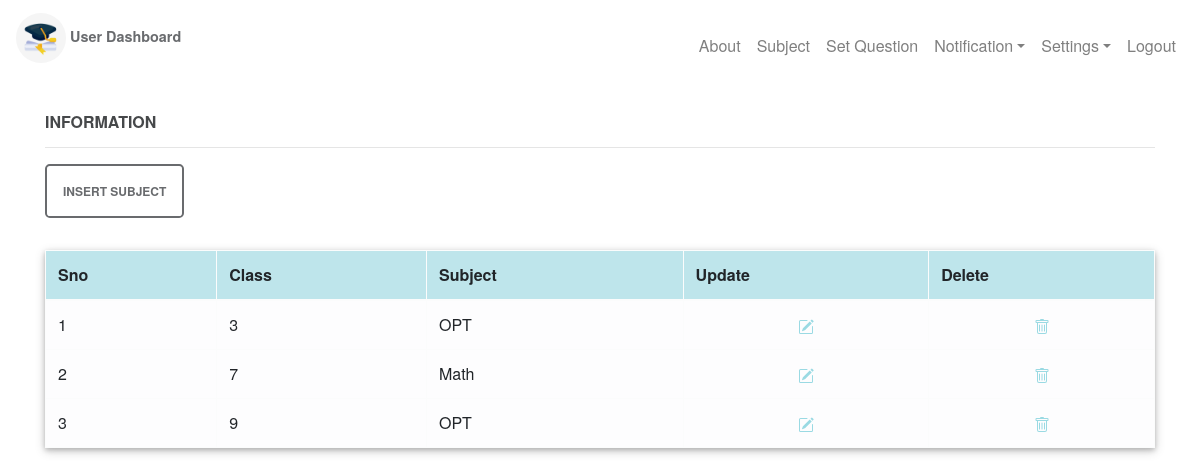
The app's page /Faculty/subject.php (signed in) with its own data.
### tables this page shows
CREATE TABLE `faculty` (
  `faculty_id` int(11) NOT NULL,
  `name` varchar(30) NOT NULL,
  `email` varchar(255) NOT NULL,
  `password` varchar(50) NOT NULL,
  `phone` bigint(10) NOT NULL,
  `photo` varchar(255) NOT NULL,
  `gender` varchar(6) NOT NULL
);

CREATE TABLE `subject` (
  `id` int(11) NOT NULL,
  `faculty_id` int(11) NOT NULL,
  `class` int(2) NOT NULL,
  `subject` varchar(30) NOT NULL
);

### Faculty/subject.php (the view, shortened to what this page needs)
<?php
      require_once'../connection.php';
?>
<?php session_start();
if(!isset($_SESSION['faculty'])) {
  header('location:http://localhost/exam/header.php?msg=1');
}
else {
    $faculty_id = $_SESSION['faculty_id'];
  }?>
  <?php
$sql = "select * from subject where faculty_id=$faculty_id";
$result = $connect->query($sql);
$data = [];
while ($a = $result->fetch_assoc()) {
  array_push($data, $a);
}
  ?>
  <?php
include "header.php";
?>
<div class="container" style="margin-top:7rem;">
	<h4>Information</h4>
		<hr>
      	<a  style="color:rgb(154, 218, 227);"href="http://localhost/exam/Faculty/InsertSubject.php">
      		<button class="smallwidth darktrans btn-dark btn  btn-outline-secondary p-3" type="button">Insert Subject</button>
      	</a>
        <table class="table table-light table-bordered table-hover inner" style="margin-top:2rem">
        <thead>
        <tr class="table-info">
          <th>Sno</th>
          <th>Class</th>
          <th>Subject</th>
          <th>Update</th>
          <th>Delete</th>
        </tr>
        </thead>
         <tbody>
            <?php foreach($data as $index => $d){ ?>
            <tr>
              <td><?php echo $index+1 ?></td>
              <td><?php echo $d['class'] ?></td>
              <td><?php echo $d['subject'] ?></td>
               <td class='text-center' style="color:rgb(154, 218, 227);"><a  style="color:rgb(154, 218, 227);"href="http://localhost/exam/Faculty/UpdateSubject.php?id=<?php echo $d['id'] ?>">
			</a>
			</td>
			<td class='text-center' style="color:rgb(154, 218, 227);"><a  style="color:rgb(154, 218, 227);"href="http://localhost/exam/Faculty/DeleteSubject.php?id=<?php echo $d['id'] ?>" onclick="return confirm('Please click on OK to continue.');">
      </a>
			</td>
            </tr>
          <?php } ?>
          </tbody>
      </table>
    </div>

### Faculty/header.php (shortened to what this page needs)
<!DOCTYPE html>
<html lang="">
<head>
  <link rel="stylesheet" type="text/css" href="../css/color.css">
  <link rel="stylesheet" href="../css/fontawesome.min.css">
  <link href="../css/bootstrap.min.css" rel="stylesheet">
  <link rel="stylesheet" href="../css/index.css">
  <link rel="stylesheet" href="../css/Student.css">
  <link rel="stylesheet" href="https://cdnjs.cloudflare.com/ajax/libs/animate.css/3.7.2/animate.min.css">
</head>
<body>
	<?php session_start();
if(!isset($_SESSION['faculty'])) {
  header('location:http://localhost/exam/header.php?msg=1');
  exit();
}
else {
    $faculty_id = $_SESSION['faculty_id'];
  }?>
<?php
require_once "../connection.php";
$sql = "select * from faculty where faculty_id=$faculty_id";
$result = $connect->query($sql);
if ($result->num_rows == 0) {
  header('location:index.php');
} else {
  $faculty = $result->fetch_assoc();
}
 ?>
  <nav class="navbar navbar-expand-lg navbar-trans navbar-light fixed-top">
	  <a class="navbar-brand d-flex"href="index.php">
	  	<p><img src="<?php echo $faculty['photo'];?>" alt="Logo" class="rounded-circle mx-auto" style="max-height: 50px;width:auto;"> User Dashboard</p>
	  </a>
   		<div class="collapse navbar-collapse" id="collapsibleNavId">
    		<ul class="navbar-nav ml-auto mt-2 mt-md-0 justify-content-end ">
		      <li class="nav-item">
		        <a class="nav-link " href="http://localhost/exam/Faculty/index.php#about">About<span class="sr-only">(current)</span></a>
		      </li>
		      <li class="nav-item">
		        <a class="nav-link " href="http://localhost/exam/Faculty/subject.php">Subject<span class="sr-only">(current)</span></a>
		      </li>
		       <li class="nav-item">
		        <a class="nav-link" href="http://localhost/exam/Faculty/question.php">Set Question</a>
		      </li>
		      <li class="nav-item dropdown">
		        <a class="nav-link dropdown-toggle" href="#" id="dropdownId" data-toggle="dropdown" aria-haspopup="true" aria-expanded="false">Notification</a>
		      </li>
		      <li class="nav-item dropdown">
		        <a class="nav-link dropdown-toggle" href="#" id="dropdownId" data-toggle="dropdown" aria-haspopup="true" aria-expanded="false">Settings</a>
		      </li>
		       <li class="nav-item">
		        <a class="nav-link" href="http://localhost/exam/LogoutFaculty.php">Logout</a>
		      </li>
    		</ul>
  		</div>
	</nav>

### css/color.css (style rules this page uses)
.darktrans { background-color:rgba(0, 0, 0, 0.2); }

### css/index.css (style rules this page uses)
body,html { height: inherit; }

### css/Student.css (style rules this page uses)
body { font-family: "Montserrat", "Helvetica Neue", Helvetica, Arial, sans-serif; font-size: 16px; color: #46484a; }
a { color: #59a0d7; }
h4 { font-family: "Montserrat", "Helvetica Neue", Helvetica, Arial, sans-serif; font-size: 1rem; font-weight: 700; text-transform: uppercase; }
p { color: #696b6e; font-size: .9rem; }
.navbar-trans { background-color: white; }
a.navbar-brand, a.logo { font-family: "Montserrat", "Helvetica Neue", Helvetica, Arial, sans-serif; color: #fff ; font-size: 2rem; font-weight: bold; margin-top: 0; }
.btn-pt, .btn-outline-pt, .btn-primary, .btn-outline-primary, .btn-secondary, .btn-outline-secondary, .btn-white, .btn-outline-white, .btn-success, .btn-outline-success, .btn-info, .btn-outline-info, .btn-warning, .btn-outline-warning, .btn-danger, .btn-outline-danger { font-size: .75rem; text-transform: uppercase; font-weight: 700; border-radius: .3rem; }
.btn-outline-pt, .btn-outline-primary, .btn-outline-secondary, .btn-outline-white, .btn-outline-success, .btn-outline-info, .btn-outline-warning, .btn-outline-danger { border-width: 0.15rem; }
.btn-outline-secondary, .btn-outline-secondary:visited { color: #696b6e; border-color: #696b6e; background: none; }
.inner { box-shadow:0 2px 5px 0 rgba(0, 0, 0, 0.2), 0 3px 10px 0 rgba(0, 0, 0, 0.19); }

### records on screen
faculty: photo (picture)
subject: class "3", subject "OPT"
subject: class "7", subject "Math"
subject: class "9", subject "OPT"
